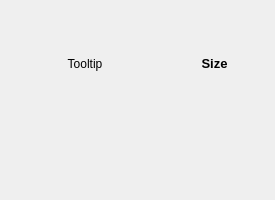
<?xml version="1.0" encoding="UTF-8"?>
<ui version="4.0">
 <class>DataWidget</class>
 <widget class="QWidget" name="DataWidget">
  <property name="geometry">
   <rect>
    <x>0</x>
    <y>0</y>
    <width>275</width>
    <height>200</height>
   </rect>
  </property>
  <property name="windowTitle">
   <string>Form</string>
  </property>
  <layout class="QVBoxLayout" name="verticalLayout">
   <item>
    <layout class="QHBoxLayout" name="horizontalLayout" stretch="3,2">
     <item>
      <widget class="QLabel" name="tooltip">
       <property name="text">
        <string>Tooltip</string>
       </property>
       <property name="alignment">
        <set>Qt::AlignmentFlag::AlignCenter</set>
       </property>
       <property name="wordWrap">
        <bool>true</bool>
       </property>
      </widget>
     </item>
     <item>
      <widget class="QLabel" name="size">
       <property name="font">
        <font>
         <pointsize>10</pointsize>
         <bold>true</bold>
        </font>
       </property>
       <property name="text">
        <string notr="true">Size</string>
       </property>
       <property name="alignment">
        <set>Qt::AlignmentFlag::AlignCenter</set>
       </property>
       <property name="wordWrap">
        <bool>true</bool>
       </property>
      </widget>
     </item>
    </layout>
   </item>
   <item>
    <layout class="QHBoxLayout" name="horizontalLayout_2" stretch="1,1">
     <property name="sizeConstraint">
      <enum>QLayout::SizeConstraint::SetFixedSize</enum>
     </property>
     <property name="bottomMargin">
      <number>25</number>
     </property>
     <item>
      <widget class="QPushButton" name="open">
       <property name="sizePolicy">
        <sizepolicy hsizetype="Fixed" vsizetype="Fixed">
         <horstretch>1</horstretch>
         <verstretch>1</verstretch>
        </sizepolicy>
       </property>
       <property name="minimumSize">
        <size>
         <width>52</width>
         <height>42</height>
        </size>
       </property>
       <property name="toolTip">
        <string>Open with your system file manager</string>
       </property>
       <property name="styleSheet">
        <string notr="true">QPushButton {
 border-style: solid;
 border-width:1px;
 border-radius:25px;
 border-color: transparent;
 max-width:50px;
 max-height:40px;
 min-width:50px;
 min-height:40px;
}</string>
       </property>
       <property name="text">
        <string/>
       </property>
       <property name="iconSize">
        <size>
         <width>24</width>
         <height>24</height>
        </size>
       </property>
      </widget>
     </item>
     <item>
      <widget class="QPushButton" name="clear">
       <property name="sizePolicy">
        <sizepolicy hsizetype="Fixed" vsizetype="Fixed">
         <horstretch>1</horstretch>
         <verstretch>1</verstretch>
        </sizepolicy>
       </property>
       <property name="minimumSize">
        <size>
         <width>52</width>
         <height>42</height>
        </size>
       </property>
       <property name="toolTip">
        <string>Delete all data in this directory. THIS IS 100% IRREVERSABLE!</string>
       </property>
       <property name="styleSheet">
        <string notr="true">QPushButton {
 border-style: solid;
 border-width:1px;
 border-radius:25px;
 border-color: transparent;
 max-width:50px;
 max-height:40px;
 min-width:50px;
 min-height:40px;
}</string>
       </property>
       <property name="text">
        <string/>
       </property>
       <property name="iconSize">
        <size>
         <width>24</width>
         <height>24</height>
        </size>
       </property>
      </widget>
     </item>
    </layout>
   </item>
  </layout>
 </widget>
 <resources/>
 <connections/>
</ui>
